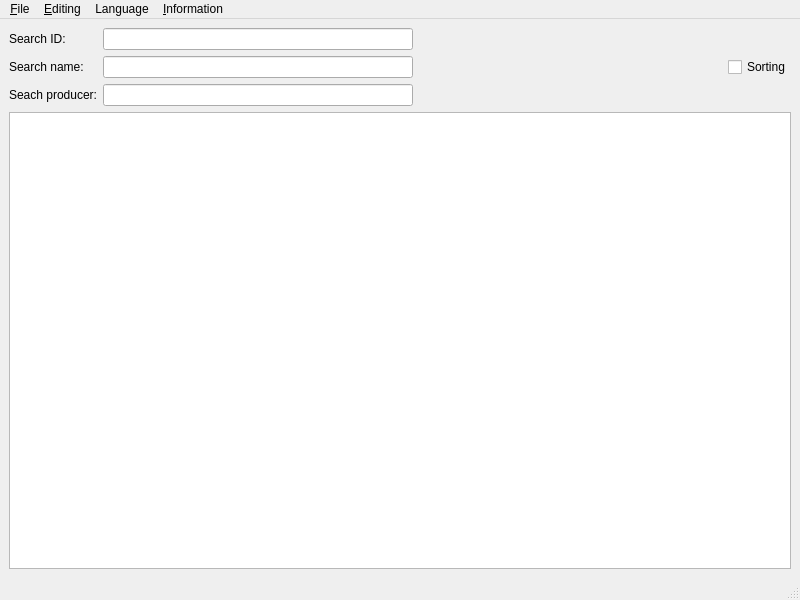
<?xml version="1.0" encoding="UTF-8"?>
<ui version="4.0">
 <class>MainWindow</class>
 <widget class="QMainWindow" name="MainWindow">
  <property name="geometry">
   <rect>
    <x>0</x>
    <y>0</y>
    <width>800</width>
    <height>600</height>
   </rect>
  </property>
  <property name="windowTitle">
   <string>MainWindow</string>
  </property>
  <widget class="QWidget" name="centralwidget">
   <layout class="QVBoxLayout" name="verticalLayout_3">
    <item>
     <layout class="QHBoxLayout" name="horizontalLayout_2">
      <item>
       <layout class="QHBoxLayout" name="horizontalLayout">
        <item>
         <layout class="QVBoxLayout" name="verticalLayout_2">
          <item>
           <widget class="QLabel" name="labelID">
            <property name="text">
             <string>Search ID:</string>
            </property>
           </widget>
          </item>
          <item>
           <widget class="QLabel" name="labelName">
            <property name="text">
             <string>Search name:</string>
            </property>
           </widget>
          </item>
          <item>
           <widget class="QLabel" name="labelProducer">
            <property name="text">
             <string>Seach producer:</string>
            </property>
           </widget>
          </item>
         </layout>
        </item>
        <item>
         <layout class="QVBoxLayout" name="verticalLayout">
          <item>
           <widget class="QLineEdit" name="lineEdit_1"/>
          </item>
          <item>
           <widget class="QLineEdit" name="lineEdit_2"/>
          </item>
          <item>
           <widget class="QLineEdit" name="lineEdit_3"/>
          </item>
         </layout>
        </item>
        <item>
         <spacer name="horizontalSpacer">
          <property name="orientation">
           <enum>Qt::Horizontal</enum>
          </property>
          <property name="sizeHint" stdset="0">
           <size>
            <width>40</width>
            <height>20</height>
           </size>
          </property>
         </spacer>
        </item>
       </layout>
      </item>
      <item>
       <widget class="QCheckBox" name="checkBox">
        <property name="text">
         <string>Sorting</string>
        </property>
       </widget>
      </item>
     </layout>
    </item>
    <item>
     <widget class="QTableView" name="tableView"/>
    </item>
   </layout>
  </widget>
  <widget class="QMenuBar" name="menubar">
   <property name="geometry">
    <rect>
     <x>0</x>
     <y>0</y>
     <width>800</width>
     <height>25</height>
    </rect>
   </property>
   <widget class="QMenu" name="menuFile">
    <property name="title">
     <string>&amp;File</string>
    </property>
    <addaction name="actionOpen"/>
    <addaction name="actionSave"/>
    <addaction name="actionAdd_new_window"/>
    <addaction name="actionExit"/>
   </widget>
   <widget class="QMenu" name="menuLanguage">
    <property name="title">
     <string>Language</string>
    </property>
   </widget>
   <widget class="QMenu" name="menuInformation">
    <property name="title">
     <string>&amp;Information</string>
    </property>
    <addaction name="actionAboutTheApp"/>
   </widget>
   <widget class="QMenu" name="menuEditing">
    <property name="focusPolicy">
     <enum>Qt::NoFocus</enum>
    </property>
    <property name="contextMenuPolicy">
     <enum>Qt::DefaultContextMenu</enum>
    </property>
    <property name="title">
     <string>&amp;Editing</string>
    </property>
    <addaction name="actionAdd"/>
    <addaction name="actionEdit"/>
    <addaction name="actionDelete"/>
   </widget>
   <addaction name="menuFile"/>
   <addaction name="menuEditing"/>
   <addaction name="menuLanguage"/>
   <addaction name="menuInformation"/>
  </widget>
  <widget class="QStatusBar" name="statusbar"/>
  <action name="actionOpen">
   <property name="text">
    <string>Open</string>
   </property>
  </action>
  <action name="actionSave">
   <property name="text">
    <string>Save</string>
   </property>
   <property name="shortcut">
    <string>Ctrl+S</string>
   </property>
  </action>
  <action name="actionExit">
   <property name="text">
    <string>Exit</string>
   </property>
   <property name="shortcut">
    <string>Esc</string>
   </property>
  </action>
  <action name="actionAboutTheApp">
   <property name="text">
    <string>About the app</string>
   </property>
  </action>
  <action name="actionAdd">
   <property name="text">
    <string>Add</string>
   </property>
  </action>
  <action name="actionEdit">
   <property name="enabled">
    <bool>false</bool>
   </property>
   <property name="text">
    <string>Edit</string>
   </property>
  </action>
  <action name="actionDelete">
   <property name="enabled">
    <bool>false</bool>
   </property>
   <property name="text">
    <string>Delete</string>
   </property>
  </action>
  <action name="actionAdd_new_window">
   <property name="text">
    <string>Add new window</string>
   </property>
  </action>
 </widget>
 <resources/>
 <connections>
  <connection>
   <sender>actionExit</sender>
   <signal>triggered()</signal>
   <receiver>MainWindow</receiver>
   <slot>close()</slot>
   <hints>
    <hint type="sourcelabel">
     <x>-1</x>
     <y>-1</y>
    </hint>
    <hint type="destinationlabel">
     <x>399</x>
     <y>299</y>
    </hint>
   </hints>
  </connection>
 </connections>
</ui>
